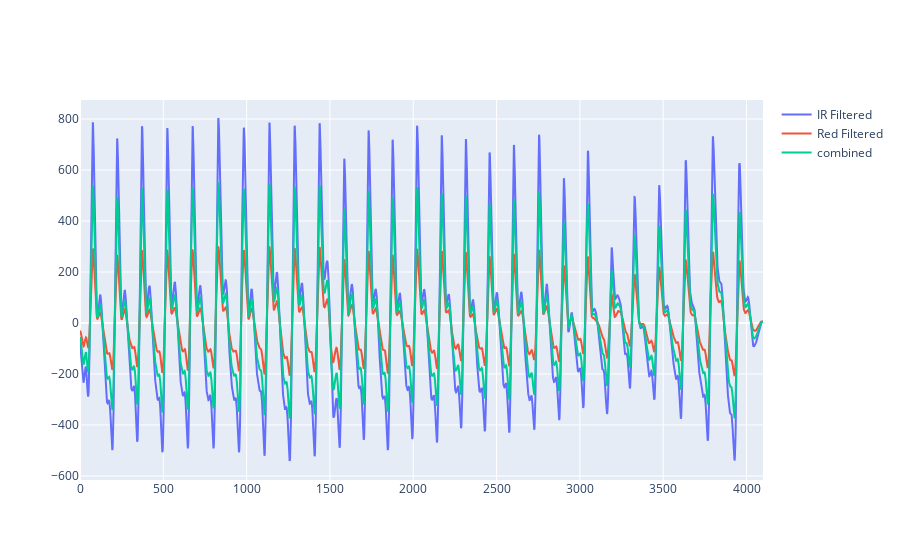

Notebook source saved alongside this figure:
### Code cell
import pickle as pkl
from scipy import signal
from database_tools.preprocessing.utils import window

x = 41

with open(f'data/TX{x}DATAPPG0.txt', 'r') as f:
    ppg_i_data = [l.strip('\n') for l in f.readlines()]

with open(f'data/TX{x}DATAPPG1.txt', 'r') as f:
    ppg_r_data = [l.strip('\n') for l in f.readlines()]

ppg_i = np.array(ppg_i_data[4::]).astype(int)
ppg_i_flip = np.max(ppg_i) - ppg_i
ppg_i_filt = bandpass(ppg_i_flip, low=0.5, high=8.0, fs=200)

ppg_r = np.array(ppg_r_data[4::]).astype(int)
ppg_r_flip = np.max(ppg_r) - ppg_r
ppg_r_filt = bandpass(ppg_r_flip, low=0.5, high=8.0, fs=200)

combined = (ppg_i_filt + ppg_r_filt) / 2

fig = go.Figure()

fig.add_scatter(y=ppg_i_filt, name='IR Filtered')
fig.add_scatter(y=ppg_r_filt, name='Red Filtered')
fig.add_scatter(y=combined, name='combined')
fig.show()

print(np.min(combined), np.max(combined))
combined = np.divide(combined - np.min(combined), np.max(combined) - np.min(combined))
combined = signal.resample(combined, 2562)

idx = window(combined, win_len=256, overlap=0)

### Figure 1 — Plotly figure (JSON) as saved in the notebook; plotly's stock layout.template omitted (floating-point values rounded to 4 significant figures; data arrays with more than 128 entries replaced by an {"elided": "..."} marker saying what was removed)
{"data": [{"name": "IR Filtered", "type": "scatter", "y": {"elided": "4100 float values"}}, {"name": "Red Filtered", "type": "scatter", "y": {"elided": "4100 float values"}}, {"name": "combined", "type": "scatter", "y": {"elided": "4100 float values"}}], "layout": {}}
